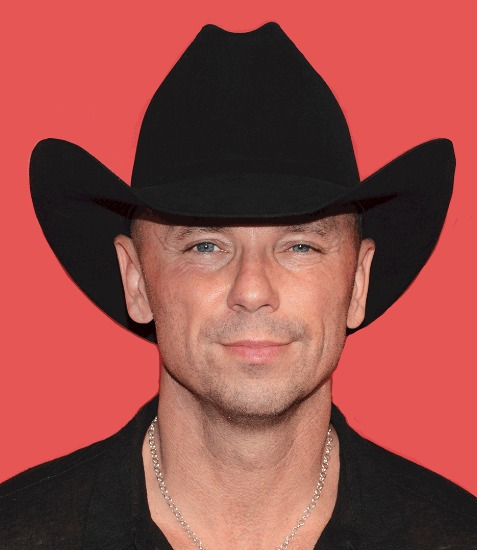
#> input picture vini/Aula 3/hat.jpeg, 477 x 550 px
$ python img_diff.py
#> lines starting #> are read from the running program, lines starting #| are printed output that depends on the picture; after the words box and inside, x2 and y2 are one past the last pixel; in counts of white or black regions, pixels touching at a corner belong together
# -*- coding: utf-8 -*-
"""
Created on Tue Dec  4 09:52:19 2018

@author: alunoic
"""

import cv2
import numpy as np


#%%
im1 = cv2.imread("hat.jpeg", cv2.IMREAD_GRAYSCALE)
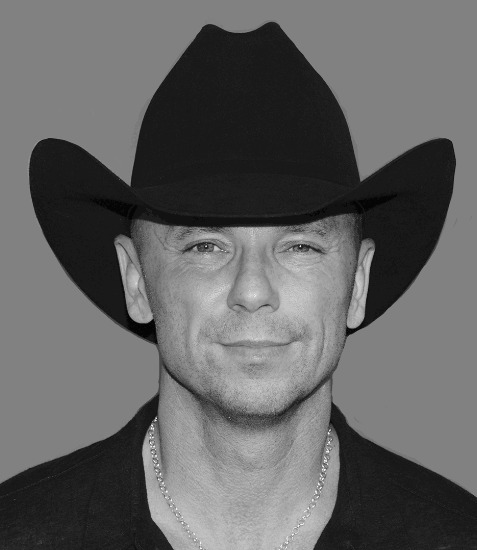
#> im1: shape (550, 477); min 0, max 251, mean 98.6
im2 = cv2.imread("no_hat.jpeg", cv2.IMREAD_GRAYSCALE)
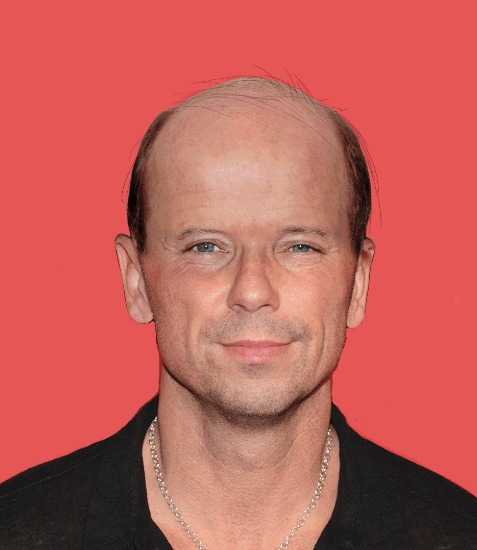
#> input picture vini/Aula 3/no_hat.jpeg, 477 x 550 px
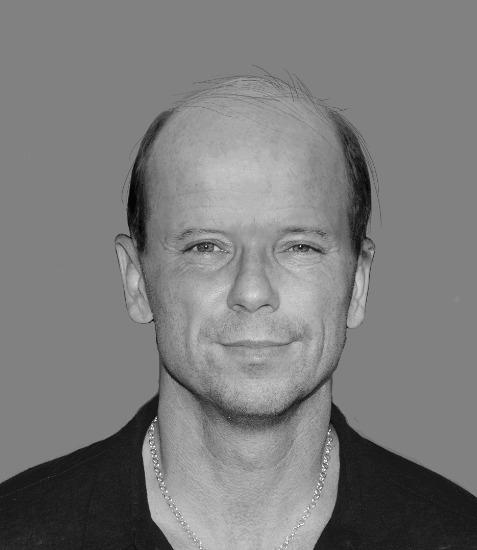
#> im2: shape (550, 477); min 0, max 251, mean 123.7

im_res = np.float32(im1) - np.float32(im2)
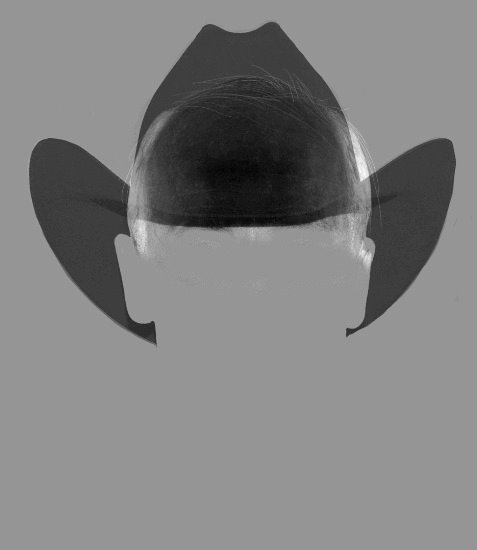
#> im_res: shape (550, 477) float32; min -178, max 125, mean -25; drawn with min black and max white
im_res = np.where(im_res<0,-im_res,im_res)
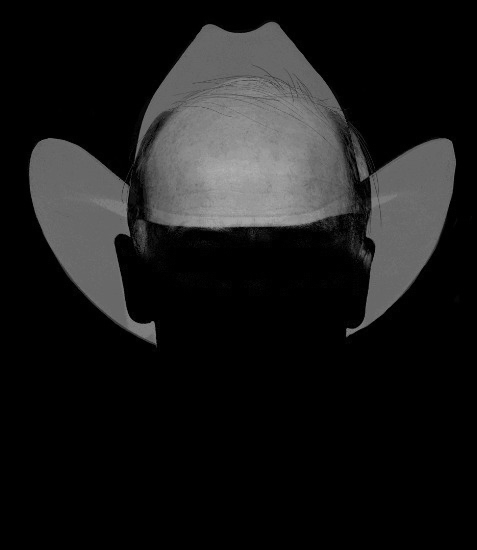
#> im_res: shape (550, 477) float32; min 0, max 178, mean 25.9
im_res = np.where(im_res<70,0,255)
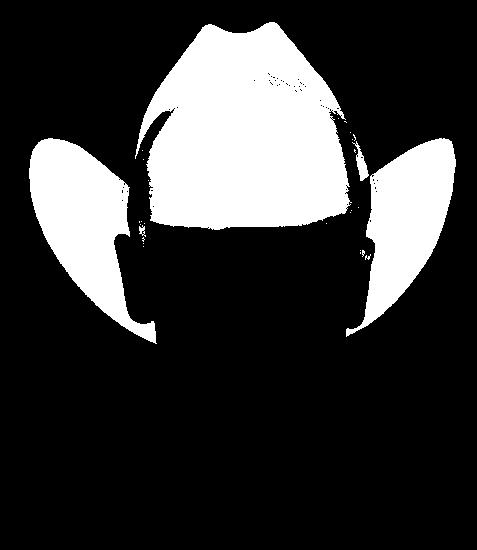
#> im_res: shape (550, 477) int64; 21.7% white; 29 white regions (24 under 20 px), largest, box (x1, y1, x2, y2) and area: (135, 22, 352, 230) 33660, (29, 138, 157, 344) 12258, (346, 138, 456, 337) 10544, (352, 141, 369, 181) 249, (139, 225, 146, 237) 42
im_res = im_res/255

#%%
cv2.namedWindow('img1', cv2.WINDOW_KEEPRATIO)
cv2.imshow('img1', im1)
cv2.namedWindow('img2', cv2.WINDOW_KEEPRATIO)
cv2.imshow('img2', im2)
cv2.namedWindow('diff', cv2.WINDOW_KEEPRATIO)
cv2.imshow('diff', im_res)
cv2.waitKey(0)
cv2.destroyAllWindows()
